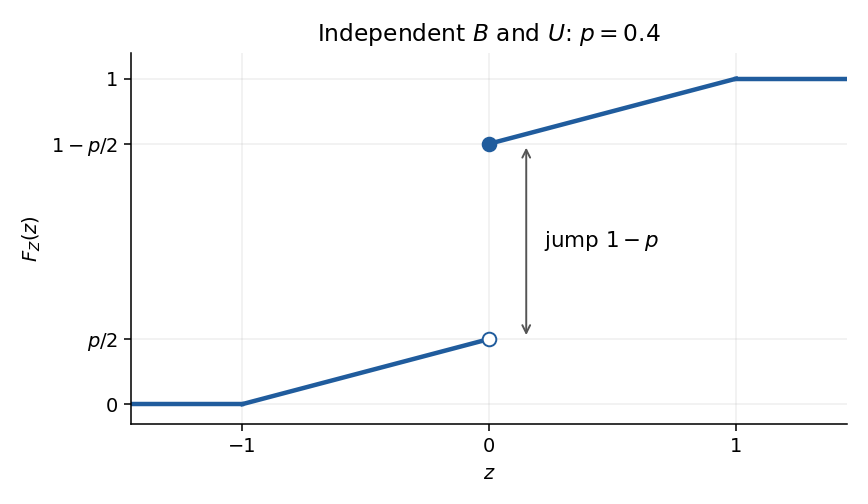

The script that saved this image:
"""Generate the Q2(b)(iii) sketch. Tested with Python 3.14.4, matplotlib 3.10.7.

Run: MPLCONFIGDIR=/tmp/oxford-2023-probability-matplotlib python 2023-bernoulli-uniform-cdf.py
The PNG is written to the current directory; the background is opaque white.
"""

from pathlib import Path

import matplotlib

matplotlib.use("Agg")
import matplotlib.pyplot as plt


def main():
    p = 0.4
    color = "#205c9d"
    fig, ax = plt.subplots(figsize=(6.2, 3.6), dpi=140, facecolor="white")
    ax.set_facecolor("white")
    for xs, ys in [([-1.45, -1], [0, 0]), ([-1, 0], [0, p / 2]),
                   ([0, 1], [1 - p / 2, 1]), ([1, 1.45], [1, 1])]:
        ax.plot(xs, ys, color=color, linewidth=2.3)
    ax.plot(0, p / 2, "o", color=color, markerfacecolor="white", markersize=7, zorder=4)
    ax.plot(0, 1 - p / 2, "o", color=color, markersize=7, zorder=4)
    ax.annotate("", xy=(0.15, 1 - p / 2), xytext=(0.15, p / 2),
                arrowprops={"arrowstyle": "<->", "color": "#555555"})
    ax.text(0.22, 0.5, r"jump $1-p$", va="center", fontsize=11)
    ax.set(xlim=(-1.45, 1.45), ylim=(-0.06, 1.08), xlabel=r"$z$",
           ylabel=r"$F_Z(z)$", title=r"Independent $B$ and $U$: $p=0.4$")
    ax.set_xticks([-1, 0, 1])
    ax.set_yticks([0, p / 2, 1 - p / 2, 1], ["0", r"$p/2$", r"$1-p/2$", "1"])
    ax.grid(alpha=0.2)
    ax.spines[["top", "right"]].set_visible(False)
    fig.tight_layout()
    output = Path(Path(__file__).with_suffix(".png").name)
    fig.savefig(output, facecolor="white", transparent=False)
    plt.close(fig)
    print(output)


if __name__ == "__main__":
    main()
